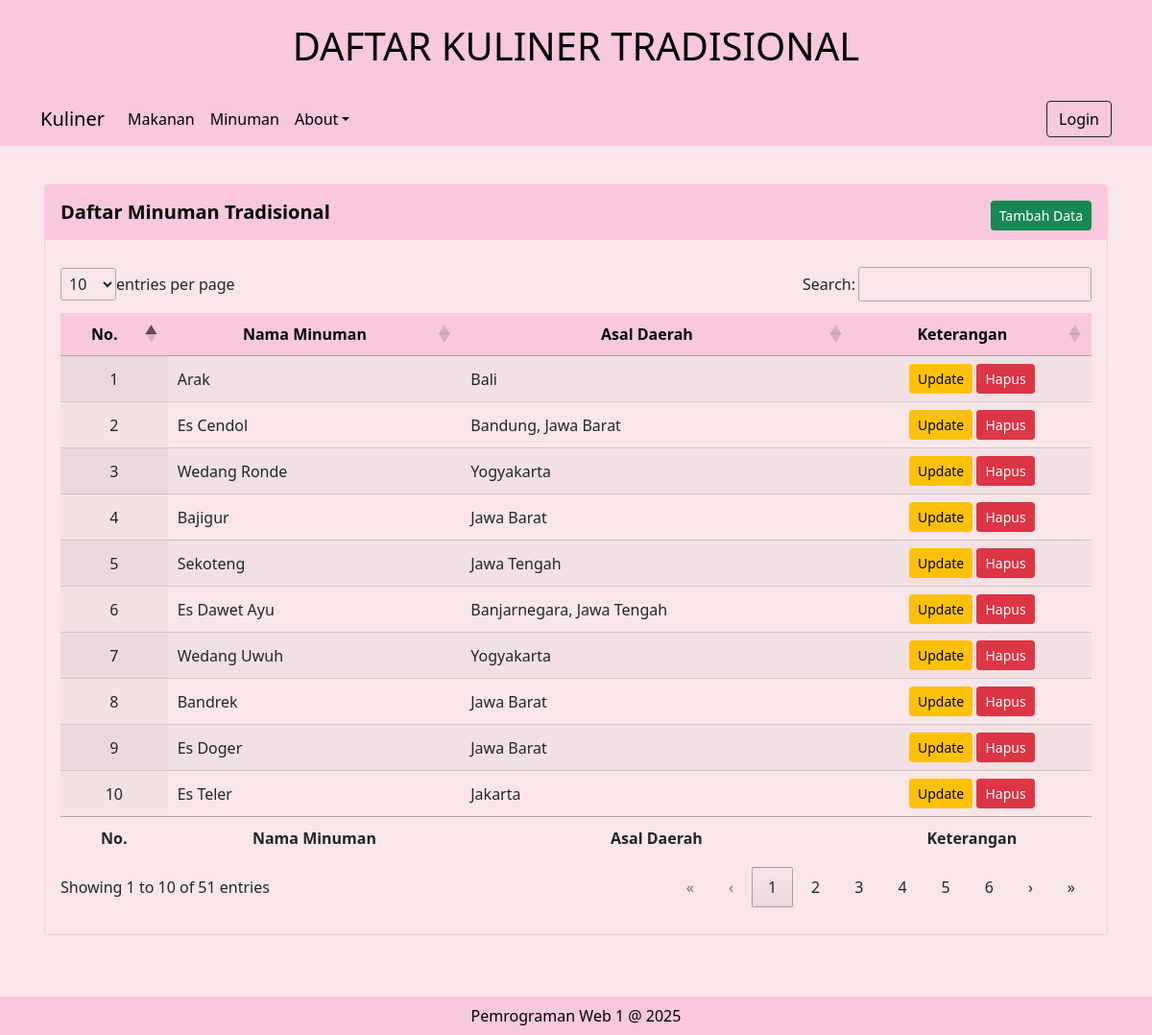
The app's page /?page=minuman with its own data.
### tables this page shows
CREATE TABLE `tbl_minuman` (
  `id_minuman` int(11) NOT NULL,
  `nama_minuman` varchar(100) NOT NULL,
  `daerah_minuman` varchar(100) NOT NULL,
  `foto_minuman` blob DEFAULT NULL,
  `Keterangan` varchar(255) DEFAULT NULL
);

### views/minumanView.php (the view)
<div class="card card-primary card-outline" style="background-color: #f8c8dc; border-color: #f8c8dc;">
    <div class="card-header" style="background-color: #f8c8dc; border-color: #f8c8dc;">
        <h5 class="float-start mt-2 fw-bold" style="color: black;">Daftar Minuman Tradisional</h5>
        <div class="float-end mt-2">
            <a title="Tambah data" href="?page=minumanAdd" class="btn btn-sm btn-success">Tambah Data</a>
        </div>
    </div>
    <div class="card-body" style="background-color: #f8e6e9;">
        <table id="example" class="display" style="width: 100%;">
            <thead>
                <tr>
                    <th class="text-center">No.</th>
                    <th class="text-center">Nama Minuman</th>
                    <th class="text-center">Asal Daerah</th>
                    <th class="text-center">Keterangan</th>
                </tr>
            </thead>
            <tbody>
                <tr>
                    <?php
                    $query = "SELECT * FROM tbl_minuman ORDER BY id_minuman ASC";
                    $sql = mysqli_query($conn, $query);
                    $nomor = 1;
                    foreach ($sql as $val) {
                    ?>
                    <td class="text-center"><?= $nomor++; ?></td>
                    <td><?= $val['nama_minuman']; ?></td>
                    <td><?= $val['daerah_minuman']; ?></td>
                    <td class="text-center">
                        <a href="?page=minumanUpdate&id=<?= $val['id_minuman'];?>" class="btn btn-sm btn-warning">Update</a>
                        <a href="?page=minumanDelete&id=<?= $val['id_minuman'];?>" class="btn btn-sm btn-danger" onclick="return confirm('Yakin ingin menghapus data ini ?');">Hapus</a>
                    </td>
                </tr>
                <?php
                }
                ?>
            </tbody>
            <tfoot>
                <tr>
                    <th class="text-center">No.</th>
                    <th class="text-center">Nama Minuman</th>
                    <th class="text-center">Asal Daerah</th>
                    <th class="text-center">Keterangan</th>
                </tr>
            </tfoot>
        </table>
    </div>
</div>

### assets/DataTables/datatables.css (style rules this page uses)
:root { --dt-row-selected: 13, 110, 253; --dt-row-selected-text: 255, 255, 255; --dt-row-selected-link: 9, 10, 11; --dt-row-stripe: 0, 0, 0; --dt-row-hover: 0, 0, 0; --dt-column-ordering: 0, 0, 0; --dt-html-background: white; }
table.dataTable thead > tr > th.dt-orderable-asc, table.dataTable thead > tr > th.dt-orderable-desc, table.dataTable thead > tr > th.dt-ordering-asc, table.dataTable thead > tr > th.dt-ordering-desc, table.dataTable thead > tr > td.dt-orderable-asc, table.dataTable thead > tr > td.dt-orderable-desc, table.dataTable thead > tr > td.dt-ordering-asc, table.dataTable thead > tr > td.dt-ordering-desc { position: relative; padding-right: 30px; }
table.dataTable thead > tr > th.dt-orderable-asc, table.dataTable thead > tr > th.dt-orderable-desc, table.dataTable thead > tr > td.dt-orderable-asc, table.dataTable thead > tr > td.dt-orderable-desc { cursor: pointer; }
table.dataTable th, table.dataTable td { box-sizing: border-box; }
table.dataTable th.dt-type-numeric, table.dataTable th.dt-type-date, table.dataTable td.dt-type-numeric, table.dataTable td.dt-type-date { text-align: right; }
table.dataTable thead th, table.dataTable thead td, table.dataTable tfoot th, table.dataTable tfoot td { text-align: left; }
table.dataTable { width: 100%; margin: 0 auto; border-spacing: 0; }
table.dataTable thead th, table.dataTable tfoot th { font-weight: bold; }
table.dataTable > thead > tr > th, table.dataTable > thead > tr > td { padding: 10px; border-bottom: 1px solid rgba(0, 0, 0, 0.3); }
table.dataTable > tfoot > tr > th, table.dataTable > tfoot > tr > td { border-top: 1px solid rgba(0, 0, 0, 0.3); padding: 10px 10px 6px 10px; }
table.dataTable > tbody > tr { background-color: transparent; }
table.dataTable > tbody > tr:first-child > * { border-top: none; }
table.dataTable > tbody > tr:last-child > * { border-bottom: none; }
table.dataTable > tbody > tr > th, table.dataTable > tbody > tr > td { padding: 8px 10px; }
table.dataTable.row-border > tbody > tr > *, table.dataTable.display > tbody > tr > * { border-top: 1px solid rgba(0, 0, 0, 0.15); }
table.dataTable.row-border > tbody > tr:first-child > *, table.dataTable.display > tbody > tr:first-child > * { border-top: none; }
table.dataTable.stripe > tbody > tr:nth-child(odd) > *, table.dataTable.display > tbody > tr:nth-child(odd) > * { box-shadow: inset 0 0 0 9999px rgba(0, 0, 0, 0.023); box-shadow: inset 0 0 0 9999px rgba(var(--dt-row-stripe), 0.023); }
table.dataTable.order-column > tbody tr > .sorting_1, table.dataTable.order-column > tbody tr > .sorting_2, table.dataTable.order-column > tbody tr > .sorting_3, table.dataTable.display > tbody tr > .sorting_1, table.dataTable.display > tbody tr > .sorting_2, table.dataTable.display > tbody tr > .sorting_3 { box-shadow: inset 0 0 0 9999px rgba(0, 0, 0, 0.019); box-shadow: inset 0 0 0 9999px rgba(var(--dt-column-ordering), 0.019); }
table.dataTable.display > tbody > tr:nth-child(odd) > .sorting_1, table.dataTable.order-column.stripe > tbody > tr:nth-child(odd) > .sorting_1 { box-shadow: inset 0 0 0 9999px rgba(0, 0, 0, 0.054); box-shadow: inset 0 0 0 9999px rgba(var(--dt-column-ordering), 0.054); }
div.dt-container div.dt-layout-full > *:only-child { margin-left: auto; margin-right: auto; }

### includes/pageFooter.php (style rules this page uses)
body { background-color: #f8e6e9; }
table.dataTable thead { background-color: #f8c8dc; color: black; }

### records on screen
tbl_minuman: nama_minuman "Arak", daerah_minuman "Bali"
tbl_minuman: nama_minuman "Es Cendol", daerah_minuman "Bandung, Jawa Barat"
tbl_minuman: nama_minuman "Wedang Ronde", daerah_minuman "Yogyakarta"
tbl_minuman: nama_minuman "Bajigur", daerah_minuman "Jawa Barat"
tbl_minuman: nama_minuman "Sekoteng", daerah_minuman "Jawa Tengah"
tbl_minuman: nama_minuman "Es Dawet Ayu", daerah_minuman "Banjarnegara, Jawa Tengah"
tbl_minuman: nama_minuman "Wedang Uwuh", daerah_minuman "Yogyakarta"
tbl_minuman: nama_minuman "Bandrek", daerah_minuman "Jawa Barat"
tbl_minuman: nama_minuman "Es Doger", daerah_minuman "Jawa Barat"
tbl_minuman: nama_minuman "Es Teler", daerah_minuman "Jakarta"
